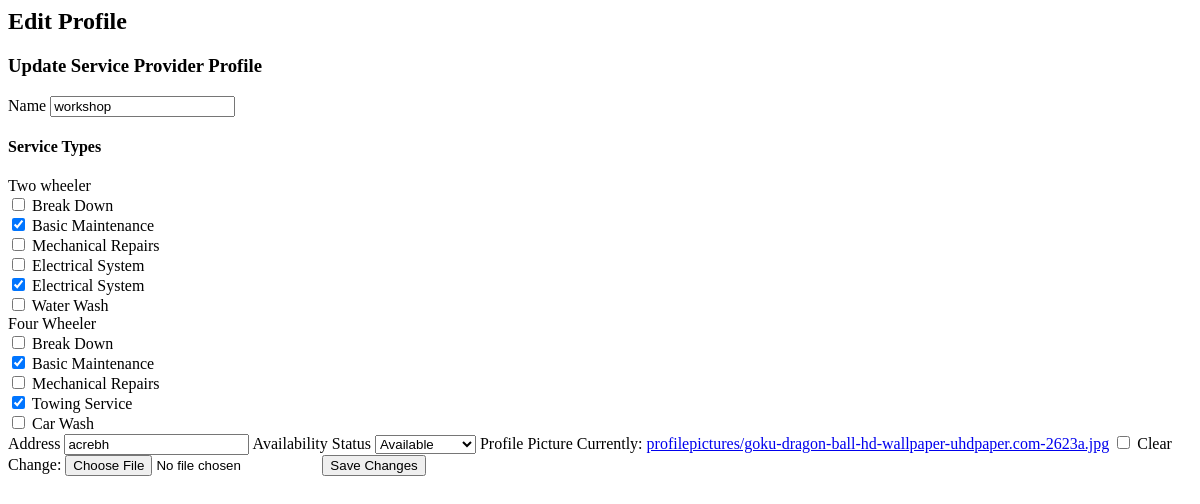
The app's page /provider/profile/update/ (signed in), older data.
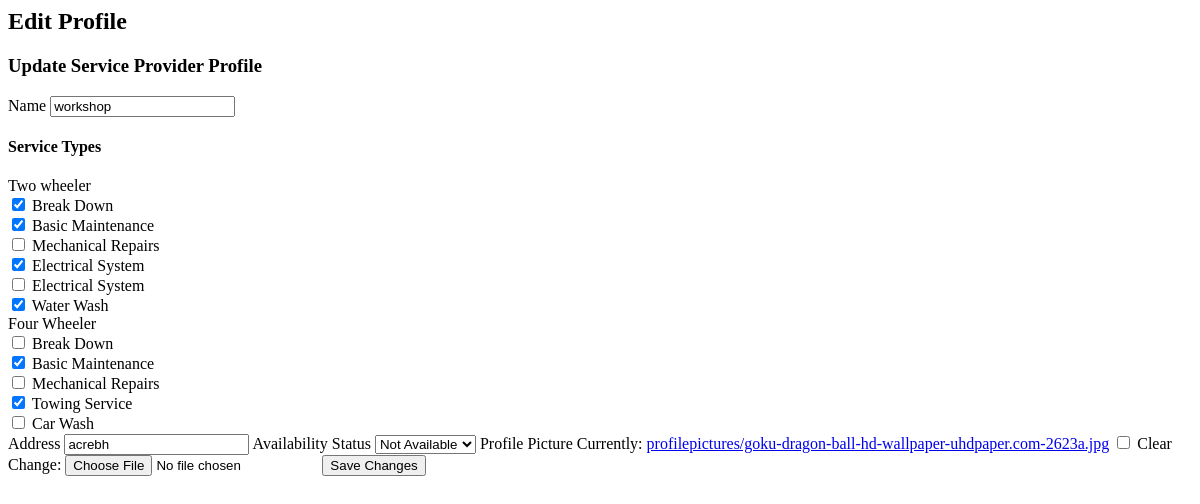
The same page, newer data.
### myapp/models.py (models this page shows, shortened)
class BaseModel(models.Model):
    created_date=models.DateTimeField(auto_now_add=True)
    updated_date=models.DateTimeField(auto_now=True)
    is_active=models.BooleanField(default=True)

class ServiceProviderProfile(BaseModel):
    user = models.OneToOneField(User, on_delete=models.CASCADE, related_name='provider_profile')
    service_types = models.ManyToManyField(ServiceType, related_name='providers')
    address = models.CharField(max_length=200, blank=True ,null=True)
    availability_status = models.BooleanField(default=True)
    profile_picture = models.ImageField(upload_to='profilepictures/', blank=True, null=True, default="profilepictures/default.png")

### myapp/views.py (the view, shortened to what this page needs)
# urls.py: path('provider/profile/update/', views.ServiceProviderProfileEditView.as_view(),name="provider-edit"),
class ServiceProviderProfileEditView(View):
    template_name = "provider_profile_edit.html"
    form_class = ServiceProviderProfileForm
    def get(self, request, *args, **kwargs):
        profile_object = ServiceProviderProfile.objects.get(user=request.user)
        form_instance = self.form_class(instance=profile_object, user=request.user)
        return render(request, self.template_name, {"form": form_instance})

### myapp/templates/provider_profile_edit.html (shortened to what this page needs)
{% block main_block %}
<h2>Edit Profile</h2>
<form method="post" enctype="multipart/form-data">
    <h3>Update Service Provider Profile</h3>
    <label for="{{ form.username.id_for_label }}">Name</label>
    {{ form.username }}
    <h4>Service Types</h4>
    <div>
        {{ form.service_types }}
    </div>
    <label for="{{ form.address.id_for_label }}">Address</label>
    {{ form.address }}
    <label for="{{ form.availability_status.id_for_label }}">Availability Status</label>
    {{ form.availability_status }}
    <label for="{{ form.profile_picture.id_for_label }}">Profile Picture</label>
    {{ form.profile_picture }}
    <button type="submit">Save Changes</button>
</form>
{% endblock %}

Row changes from the older to the newer data that the page shows:
changed ServiceProviderProfile "acrebh": availability_status "Available" → "Not Available"
Text that changed along with them:
form field service_types: "☐ ☑ ☐ ☐ ☑ ☐ ☐ ☑ ☐ ☑ ☐" → "☑ ☑ ☐ ☑ ☐ ☑ ☐ ☑ ☐ ☑ ☐"
